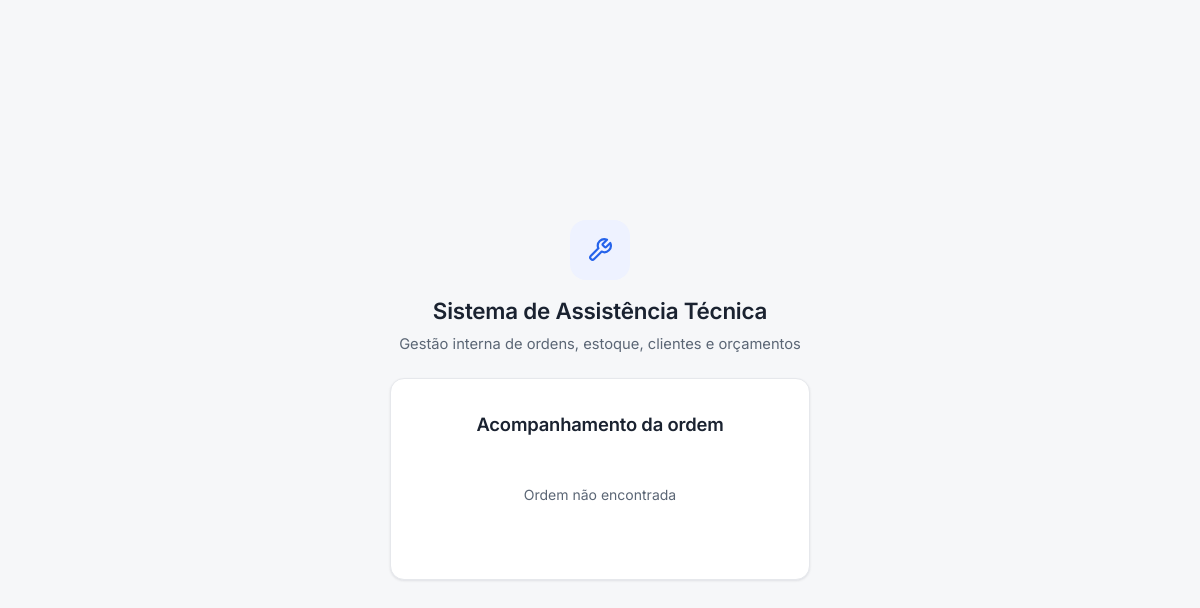
Before: /acompanhamento/18 with the older database file.
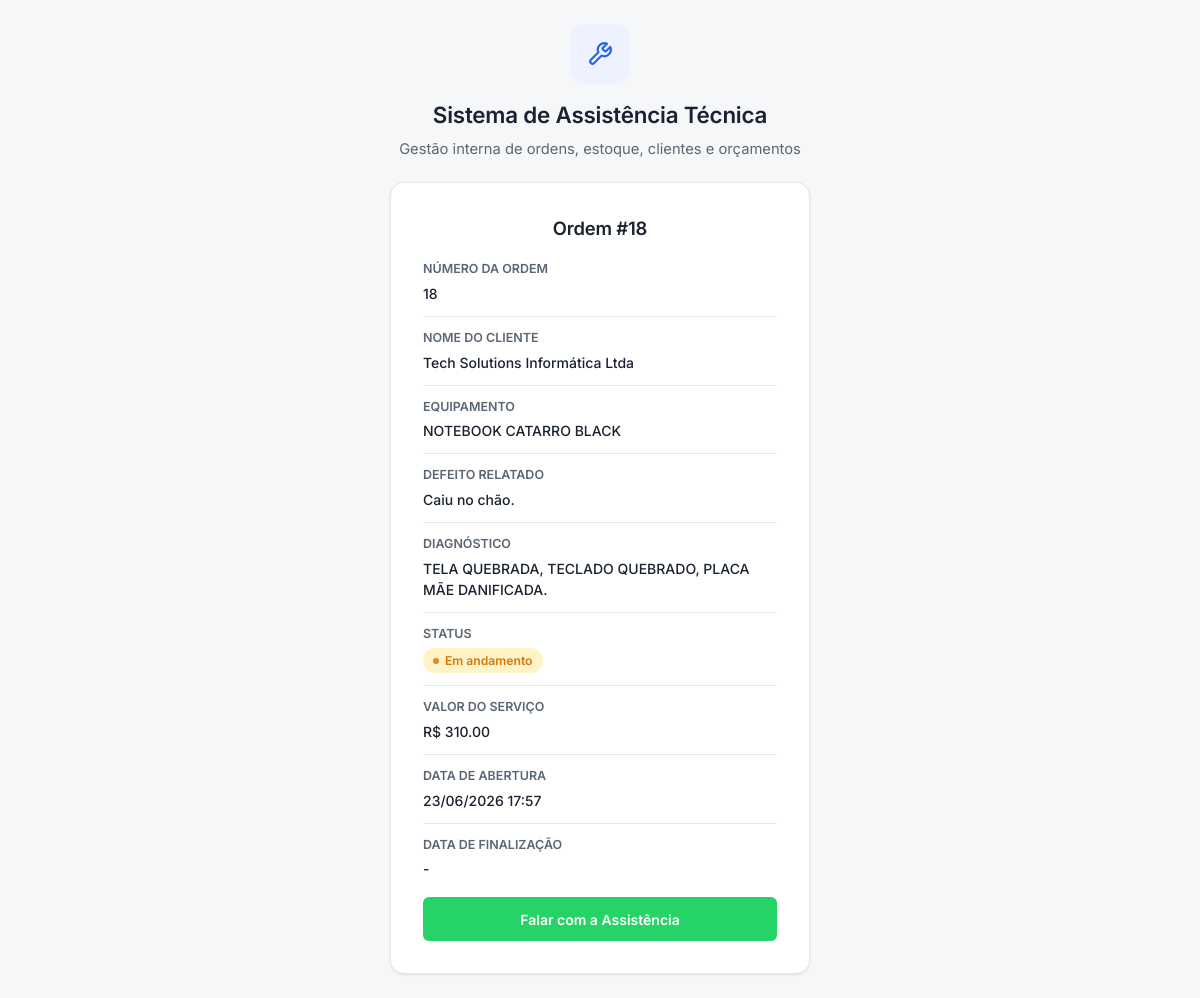
After: the same page with the newer database file.
### tables this page shows
CREATE TABLE ordens_servico (
    ordem_id INTEGER PRIMARY KEY AUTOINCREMENT,
    cliente_id INTEGER NOT NULL,
    equipamento TEXT NOT NULL,
    problema_relatado TEXT NOT NULL,
    status TEXT NOT NULL DEFAULT 'Aberto', funcionario_id INTEGER REFERENCES funcionarios(id), data_abertura TEXT, data_finalizacao TEXT, laudo TEXT, garantia TEXT, prazo_entrega TEXT,

    FOREIGN KEY (cliente_id) REFERENCES clientes(id)
);

CREATE TABLE clientes (
    id INTEGER PRIMARY KEY AUTOINCREMENT,
    nome TEXT NOT NULL,
    cpf TEXT UNIQUE,
    telefone TEXT,
    email TEXT,
    endereco TEXT
, data_cadastro TEXT);

CREATE TABLE orcamentos (id INTEGER PRIMARY KEY AUTOINCREMENT, ordem_id INTEGER NOT NULL, cliente_id INTEGER NOT NULL, equipamento TEXT NOT NULL, valor_orcamento REAL NOT NULL, peca_id INTEGER, valor_peca REAL NOT NULL DEFAULT 0, valor_mao_obra REAL NOT NULL DEFAULT 0, valor_total REAL NOT NULL DEFAULT 0, problema_analisado TEXT NOT NULL DEFAULT '', status TEXT NOT NULL DEFAULT 'Pendente', validade TEXT, desconto REAL NOT NULL DEFAULT 0, data_cadastro TEXT, FOREIGN KEY (ordem_id) REFERENCES ordens_servico(ordem_id), FOREIGN KEY (cliente_id) REFERENCES clientes(id));

### routes/acompanhamento.py (the view)
@acompanhamento_bp.route("/acompanhamento/<int:ordem_id>")
def acompanhamento_cliente(ordem_id):
    ordem = buscar_ordem_por_id(ordem_id)
    return render_template(
        "acompanhamento_cliente.html",
        ordem=ordem,
        whatsapp=WHATSAPP_NUMERO,
    )

### app.py (called while the page is built, shortened)
@app.context_processor
def injetar_alertas_estoque():
    if "funcionario_id" not in session:
        return {"alerta_estoque_baixo": 0}

@app.context_processor
def injetar_permissoes():
    perfil = session.get("funcionario_perfil")
    return {
        "perfil_atual": perfil,
        "pode": lambda *perfis: perfil in perfis,
    }

@app.before_request
def proteger_rotas():
    rotas_livres = (
        "/login",
        "/acompanhamento",
        "/static",
    )
    if request.path.startswith(rotas_livres):
        return None

### database.py (called while the page is built)
def _coluna_existe(conexao, tabela, coluna):
    colunas = conexao.execute(f"PRAGMA table_info({tabela})").fetchall()
    return any(item["name"] == coluna for item in colunas)

def conectar():
    conexao = sqlite3.connect("database/sistema.db")
    conexao.row_factory = sqlite3.Row
    conexao.execute("PRAGMA foreign_keys = ON")
    _garantir_schema(conexao)
    return conexao

### routes/acompanhamento.py (called while the page is built)
def buscar_ordem_por_id(ordem_id):
    ordens = buscar_ordens(str(ordem_id))
    return ordens[0] if ordens else None

### templates/acompanhamento_cliente.html (shortened to what this page needs)
{% extends "base_auth.html" %}
{% block conteudo %}
<section class="auth-card card">
    {% if ordem %}
        <h2>Ordem #{{ ordem["ordem_id"] }}</h2>
        <dl class="dados-ordem">
            <div>
                <dt>Número da ordem</dt>
                <dd>{{ ordem["ordem_id"] }}</dd>
            </div>
            <div>
                <dt>Nome do cliente</dt>
                <dd>{{ ordem["cliente_nome"] }}</dd>
            </div>
            <div>
                <dt>Equipamento</dt>
                <dd>
                    {{ ordem["equipamento_tipo"] or ordem["equipamento"] }}
                </dd>
            </div>
            <div>
                <dt>Defeito relatado</dt>
                <dd>{{ ordem["problema_relatado"] or "-" }}</dd>
            </div>
            <div>
                <dt>Diagnóstico</dt>
                <dd>{{ ordem["diagnostico"] or "-" }}</dd>
            </div>
            <div>
                <dt>Status</dt>
                <dd>
                    <span class="status status-{{ ordem['status']|lower|replace(' ', '-') }}">
                        {{ ordem["status"] or "-" }}
                    </span>
                </dd>
            </div>
            <div>
                <dt>Valor do serviço</dt>
                <dd>
                    {% if ordem["valor_servico"] is not none %}
                        R$ {{ "%.2f"|format(ordem["valor_servico"]) }}
                    {% else %}
                        -
                    {% endif %}
                </dd>
            </div>
            <div>
                <dt>Data de abertura</dt>
                <dd>{{ ordem["data_abertura"] or "-" }}</dd>
            </div>
            <div>
                <dt>Data de finalização</dt>
                <dd>{{ ordem["data_finalizacao"] or "-" }}</dd>
            </div>
        </dl>
        {% set msg = 'Olá, gostaria de informações sobre a Ordem de Serviço nº ' ~ ordem['ordem_id'] ~ '.' %}
        <a class="btn-whatsapp"
           href="https://wa.me/{{ whatsapp }}?text={{ msg | urlencode }}"
           target="_blank" rel="noopener">
            Falar com a Assistência
        </a>
    {% else %}
        <h2>Acompanhamento da ordem</h2>
        <p class="mensagem-vazia">Ordem não encontrada</p>
    {% endif %}
</section>
{% endblock %}

Changed rows visible on the page:
added ordens_servico: ordem_id "18", equipamento "NOTEBOOK CATARRO BLACK", problema_relatado "Caiu no chão.", status "Em andamento", data_abertura "23/06/2026 17:57"
now on this page (row unchanged): clientes: cliente_nome "Tech Solutions Informática Ltda"
added orcamentos: problema_analisado "TELA QUEBRADA, TECLADO QUEBRADO, PLACA MÃE DANIFICADA."
Other visible differences:
{{ "%.2f"|format(ordem["valor_servico"]) }}: (not shown) → "310.00"
{{ ordem["data_finalizacao"] or "-" }}: (not shown) → "-"
text no longer shown: "Acompanhamento da ordem Ordem não encontrada"
text now shown: "Ordem # NÚMERO DA ORDEM NOME DO CLIENTE EQUIPAMENTO DEFEITO RELATADO DIAGNÓSTICO STATUS VALOR DO SERVIÇO R$ DATA DE ABERTURA DATA DE FINALIZAÇÃO Falar com a Assistência"
